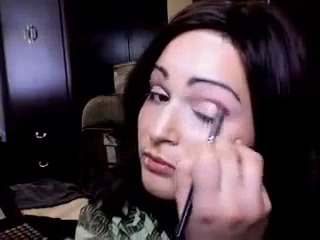
#> input picture frame 82 of test_videos/all.mp4, 320 x 240 px
$ jupyter execute --allow-errors test_image_stack.ipynb
#> lines starting #> are read from the running program, lines starting #| are printed output that depends on the picture; after the words box and inside, x2 and y2 are one past the last pixel; in counts of white or black regions, pixels touching at a corner belong together
[cell 1]
import cv2
img1= r"E:\data_share_ths\dataset\UCF-101\images\test\v_ApplyEyeMakeup_g03_c01\frame000001.jpg"
img2= r"E:\data_share_ths\dataset\UCF-101\images\test\v_Archery_g01_c02\frame000001.jpg"

[cell 2]
img1= cv2.imread(img1)
#> (the rest of this cell did not finish here and is left out)

[cell 3]
import matplotlib.pyplot as plt
#> (the rest of this cell did not finish here and is left out)

#> (a cell that did not finish here is left out)

[cell 5]
width = 256
height = 342

[cell 6]
import numpy as np
vis = np.zeros((width ,height,6), np.uint8)
print(vis.shape)

#> (a cell that did not finish here is left out)

[cell 8]
plt.imshow(vis[:,:,0:3])

[cell 9]
plt.imshow(vis[:,:,3:6])

[cell 10]
def image_stack(image_list,CHANNEL):
    width, height,_ = image_list[0].shape
    stacked_image = np.zeros((width ,height,len(image_list)*CHANNEL), np.uint8)

    start_index = 0
    for i,cur_img in enumerate(image_list):
        end_index = start_index + CHANNEL

        stacked_image[:,:,start_index:end_index]=cur_img
        start_index = end_index
    return stacked_image

[cell 11]
image_list = [img1,img2]
#> (the rest of this cell did not finish here and is left out)

#> (a cell that did not finish here is left out)

[cell 13]
import cv2
import numpy as np
video_path = r"test_videos\all.mp4"
cap = cv2.VideoCapture(video_path)
while True:
    # Capture frame-by-frame
    ret, frame = cap.read()
#> frame is the input picture: shape (240, 320, 3); mean B, G, R 65.7, 57.8, 71.9

    frame = cv2.resize(frame,(256,256))
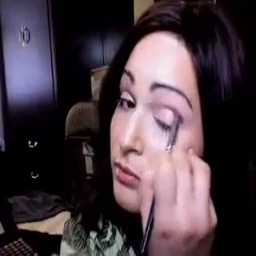
#> frame: shape (256, 256, 3); mean B, G, R 65.6, 57.7, 71.9
    if not ret:
        print("Can't receive frame (stream end?). Exiting ...")
        break

    predicted_action = "Baskball"
    overlay = frame.copy()

    x, y, w, h = 0, 200, 256, 56

    cv2.rectangle(frame, (x, y), (x+w, y+h), (255, 0, 0), cv2.FILLED)
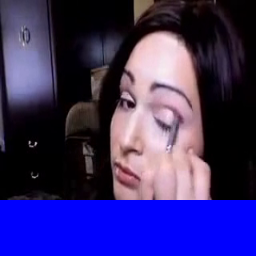
#> frame: shape (256, 256, 3); mean B, G, R 108.9, 45.8, 57
    alpha = 0.4
    frame = image_new = cv2.addWeighted(overlay, alpha, frame, 1 - alpha, 0)
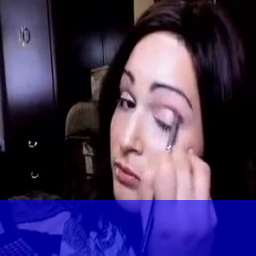
#> frame: shape (256, 256, 3); mean B, G, R 91.5, 50.6, 62.9
    cv2.putText(frame,predicted_action, (0,250), cv2.FONT_HERSHEY_SIMPLEX, 2, (0, 255, 0))
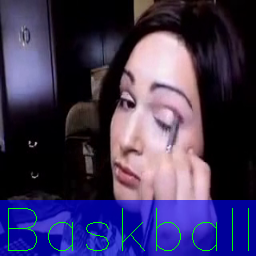
#> frame: shape (256, 256, 3); 1.03% of pixels changed, all inside (x1, y1, x2, y2) = (8, 208, 249, 251)
    cv2.imshow('Real time video based action recognition ', frame)

    if cv2.waitKey(1) == ord('q'):
#> (key q is pressed here)
        break
cap.release()
cv2.destroyAllWindows()

$ run again, starting later in the video
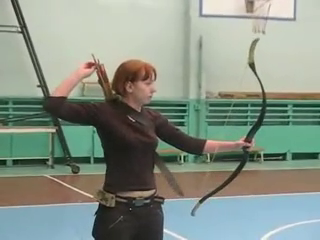
#> input picture frame 371 of test_videos/all.mp4, 320 x 240 px
#> frame is the input picture: shape (240, 320, 3); mean B, G, R 134.3, 146.2, 136
#> `cv2.rectangle(frame, (x, y), (x+w, y+h), (255, 0, 0), cv2.FILLED)`:
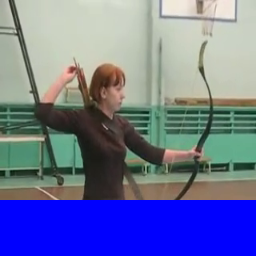
#> frame: shape (256, 256, 3); mean B, G, R 157, 114.5, 107.6
#> `cv2.putText(frame,predicted_action, (0,250), cv2.FONT_HERSHEY_SIMPLEX,..`:
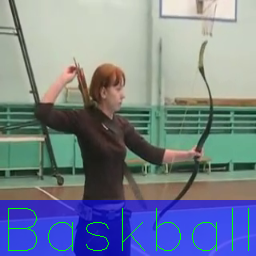
#> frame: shape (256, 256, 3); mean B, G, R 145.7, 129.1, 118.4

$ run again, starting later in the video
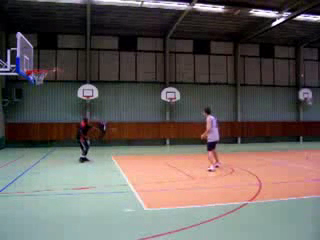
#> input picture frame 660 of test_videos/all.mp4, 320 x 240 px
#> frame is the input picture: shape (240, 320, 3); mean B, G, R 90.8, 94.1, 101.4
#> `cv2.rectangle(frame, (x, y), (x+w, y+h), (255, 0, 0), cv2.FILLED)`:
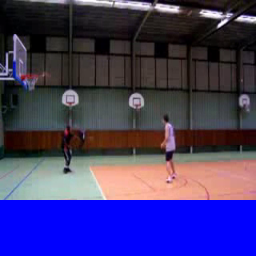
#> frame: shape (256, 256, 3); mean B, G, R 109.9, 56, 64.7
#> `cv2.putText(frame,predicted_action, (0,250), cv2.FONT_HERSHEY_SIMPLEX,..`:
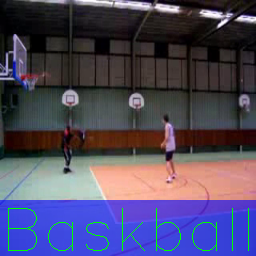
#> frame: shape (256, 256, 3); mean B, G, R 99.9, 73.1, 78.7
